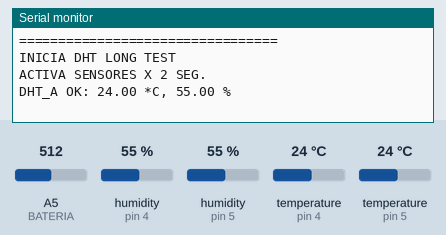
The sketch below on a simulated Arduino Uno, built with avr-gcc and run on an emulated ATmega328P. On the bench: the last lines printed to the serial monitor. The inputs (shaded band) are chosen by the test bench; at power-on: A5 (BATERIA) = 512, humidity (sensors on pin 4, pin 5) 55 %, temperature (sensors on pin 4, pin 5) 24 °C.

Above: at 3.8 s.
3.9 s: A5 (BATERIA) set to 808
At 5.5 s:
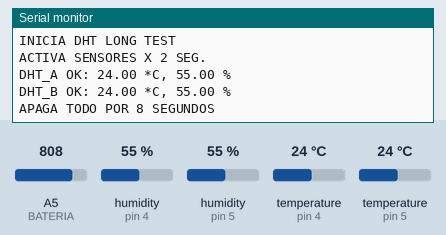
6.1 s: A5 (BATERIA) set to 835
At 12.9 s:
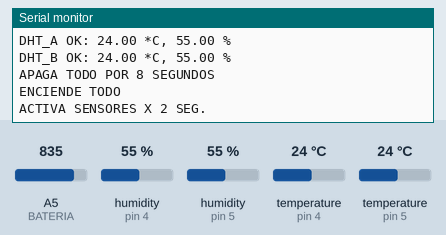

The sketch:

DHT11_LONG_TEST.ino
```cpp
/*
   SENSORES DE TEMPERATURA Y HUMEDAD SE ALIMENTAN DESDE PIN 9 (max 40mA)
   DEL PROCESADOR.

   EL PIN A5 MONITOREA ESTADO DE LA BATERIA.

   SI EL VOLTAJE DE LA BATERIA CAE DABAJO DE 4 VOLTS, AUMENTA EL TIEMPO
   DE IDLE.
*/

#include <SimpleDHT.h>
#include "LowPower.h"

#define DHT_A       4
#define DHT_B       5
#define BATERIA     A5
#define POWER       9

// for DHT11,
//      VCC: 5V or 3V
//      GND: GND
//      DATA: 2

SimpleDHT11 dht11;

byte temp = 0;
byte hum = 0;
float BAT = 0;

void setup() {
  Serial.begin(115200);

  pinMode(POWER, OUTPUT);
  digitalWrite(POWER, LOW);

  // start working...
  Serial.println("=================================");
  Serial.println(F("INICIA DHT LONG TEST"));
  Serial.flush();
}

void loop()
{
  Serial.println(F("ACTIVA SENSORES X 2 SEG."));
  digitalWrite(POWER, HIGH);
  delay(2000);

  //Descarta primera lectura
  dht11.read(DHT_A, &temp, &hum, NULL);
  delay(1000);
  if (dht11.read(DHT_A, &temp, &hum, NULL)) {
    Serial.println(F("DHT_A failed."));
  }
  else
  {
    Serial.print(F("DHT_A OK: "));
    Serial.print((float)temp); Serial.print(F(" *C, "));
    Serial.print((float)hum); Serial.println(F(" %"));
  }

  //Descarta primera lectura
  dht11.read(DHT_B, &temp, &hum, NULL);
  delay(1000);
  if (dht11.read(DHT_B, &temp, &hum, NULL)) {
    Serial.println(F("DHT_A failed."));
  }
  else
  {
    Serial.print(F("DHT_B OK: "));
    Serial.print((float)temp); Serial.print(F(" *C, "));
    Serial.print((float)hum); Serial.println(F(" %"));
  }

  Serial.println(F("APAGA TODO POR 8 SEGUNDOS"));
  Serial.flush();

  digitalWrite(POWER, LOW);

  // APAGA TODO x 8 SEG
  LowPower.idle(SLEEP_8S, ADC_OFF, TIMER2_OFF, TIMER1_OFF, TIMER0_OFF,
                SPI_OFF, USART0_OFF, TWI_OFF);

  //VERIFICA ESTADO DE BATERIA
  analogRead(BATERIA); //Descarto primera lectura
  int batdigi = analogRead(BATERIA);
  if (batdigi < 818) //BATERIA < 4 Voltios
  {
    Serial.println(F("BATERIA BAJA. APAGA TODO OTROS 24 SEGUNDOS"));
    Serial.flush();
    LowPower.idle(SLEEP_8S, ADC_OFF, TIMER2_OFF, TIMER1_OFF, TIMER0_OFF,
                  SPI_OFF, USART0_OFF, TWI_OFF);
    LowPower.idle(SLEEP_8S, ADC_OFF, TIMER2_OFF, TIMER1_OFF, TIMER0_OFF,
                  SPI_OFF, USART0_OFF, TWI_OFF);
    LowPower.idle(SLEEP_8S, ADC_OFF, TIMER2_OFF, TIMER1_OFF, TIMER0_OFF,
                  SPI_OFF, USART0_OFF, TWI_OFF);
  }
  Serial.println(F("ENCIENDE TODO"));
  Serial.flush();
}
```

Measured:
- the behaviour switches between 817 and 818 on A5 (BATERIA) (found by bisection; images 1 and 2)
- after the input at 6.1 s, the serial monitor: prints a new line after 6.0 s (image 2)
